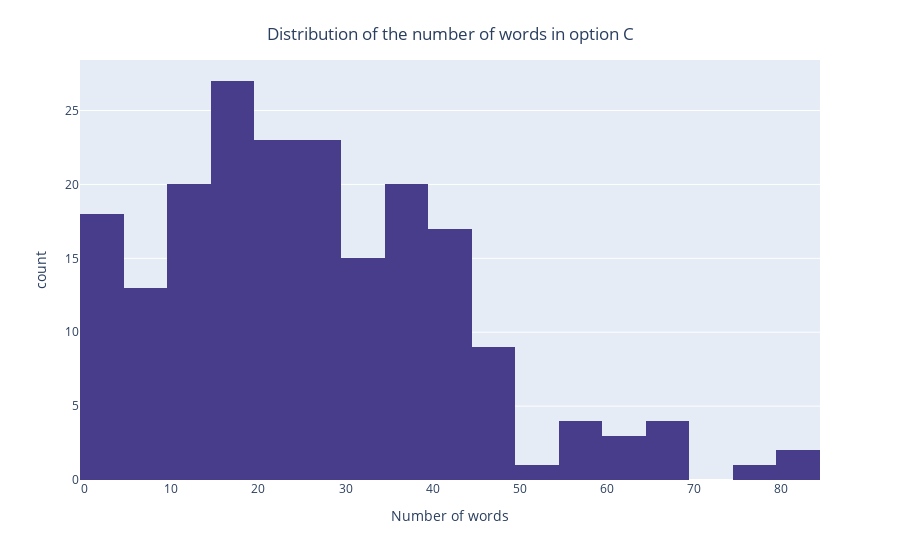

Source (notebook cell):
### Code cell
fig = px.histogram([len(x.split(" ")) for x in df_train.C], nbins=40, color_discrete_sequence=['darkslateblue'])
fig.update_layout(
    showlegend=False,
    xaxis_title="Number of words",
    title={
        'text': "Distribution of the number of words in option C",
        'y':0.95,
        'x':0.5,
        'xanchor': 'center',
        'yanchor': 'top'
    }
)
fig.show()

### Figure 1 — Plotly figure (JSON) as saved in the notebook; plotly's stock layout.template omitted (floating-point values rounded to 4 significant figures; data arrays with more than 128 entries replaced by an {"elided": "..."} marker saying what was removed)
{"data": [{"alignmentgroup": "True", "bingroup": "x", "hovertemplate": "variable=0<br>value=%{x}<br>count=%{y}<extra></extra>", "legendgroup": "0", "marker": {"color": "darkslateblue", "pattern": {"shape": ""}}, "name": "0", "nbinsx": 40, "offsetgroup": "0", "orientation": "v", "showlegend": true, "type": "histogram", "x": {"elided": "200 int values"}, "xaxis": "x", "yaxis": "y"}], "layout": {"barmode": "relative", "legend": {"title": {"text": "variable"}, "tracegroupgap": 0}, "margin": {"t": 60}, "showlegend": false, "title": {"text": "Distribution of the number of words in option C", "x": 0.5, "xanchor": "center", "y": 0.95, "yanchor": "top"}, "xaxis": {"anchor": "y", "domain": [0, 1], "title": {"text": "Number of words"}}, "yaxis": {"anchor": "x", "domain": [0, 1], "title": {"text": "count"}}}}
